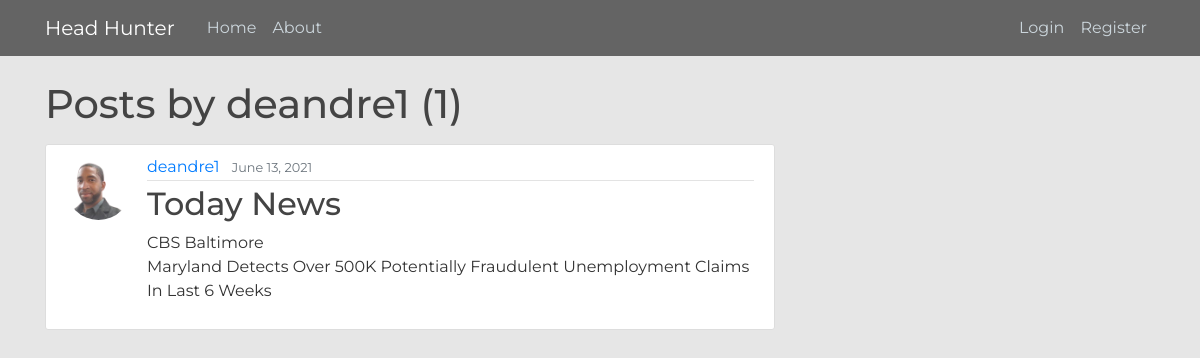
The app's page /user/deandre1 with its own data.
### blog/models.py (models this page shows, shortened)
class Post(models.Model):
    title = models.CharField(max_length=100)
    content = models.TextField()
    date_posted = models.DateTimeField(default=timezone.now)
    author = models.ForeignKey(User, on_delete=models.CASCADE)

### users/models.py (models this page shows, shortened)
class Profile(models.Model):
    user = models.OneToOneField(User, on_delete=models.CASCADE)
    image = models.ImageField(default='default.jpg', upload_to='profile_pics')

### blog/views.py (the view)
# urls.py: path('user/<str:username>', UserPostListView.as_view(), name='user-posts'),
class UserPostListView(ListView):
    model = Post
    template_name = 'blog/user_posts.html'  # <app>/<model>_<viewtype>.html
    context_object_name = 'posts'
    paginate_by = 5
    def get_queryset(self):
        user = get_object_or_404(User, username=self.kwargs.get('username'))
        return Post.objects.filter(author=user).order_by('-date_posted')

### blog/templates/blog/user_posts.html (shortened to what this page needs)
{% extends "blog/base.html" %}
{% block content %}
    <h1 class="mb-3">Posts by {{ view.kwargs.username }} ({{ page_obj.paginator.count }})</h1>
    {% for post in posts %}
        <article class="media content-section">
          <img class="rounded-circle article-img" src="{{ post.author.profile.image.url }}">
          <div class="media-body">
            <div class="article-metadata">
              <a class="mr-2" href="{% url 'user-posts' post.author.username %}">{{ post.author }}</a>
              <small class="text-muted">{{ post.date_posted|date:"F d, Y" }}</small>
            </div>
            <h2><a class="article-title" href="{% url 'post-detail' post.id %}">{{ post.title }}</a></h2>
            <p class="article-content">{{ post.content }}</p>
          </div>
        </article>
    {% endfor %}
{% endblock content %}

### blog/static/blog/main.css (style rules this page uses)
body { background: #e6e6e6; color: #333333; margin-top: 5rem; font-family: 'Montserrat'; }
h1, h2, h3, h4, h5, h6 { color: #444444; }
.content-section { background: #ffffff; padding: 10px 20px; border: 1px solid #dddddd; border-radius: 3px; margin-bottom: 20px; }
.article-title { color: #444444; }
.article-content { white-space: pre-line; }
.article-img { height: 65px; width: 65px; margin-right: 16px; }
.article-metadata { padding-bottom: 1px; margin-bottom: 4px; border-bottom: 1px solid #e3e3e3 }

### records on screen
Post: author.profile.image (picture), author "deandre1", date_posted "June 13, 2021", title "Today News", content "CBS Baltimore Maryland Detects Over 500K Potentially Fraudulent Unemployment Claims In Last 6 Weeks"

### other values on screen
{{ view.kwargs.username }} "deandre1"
{{ page_obj.paginator.count }} "1"
